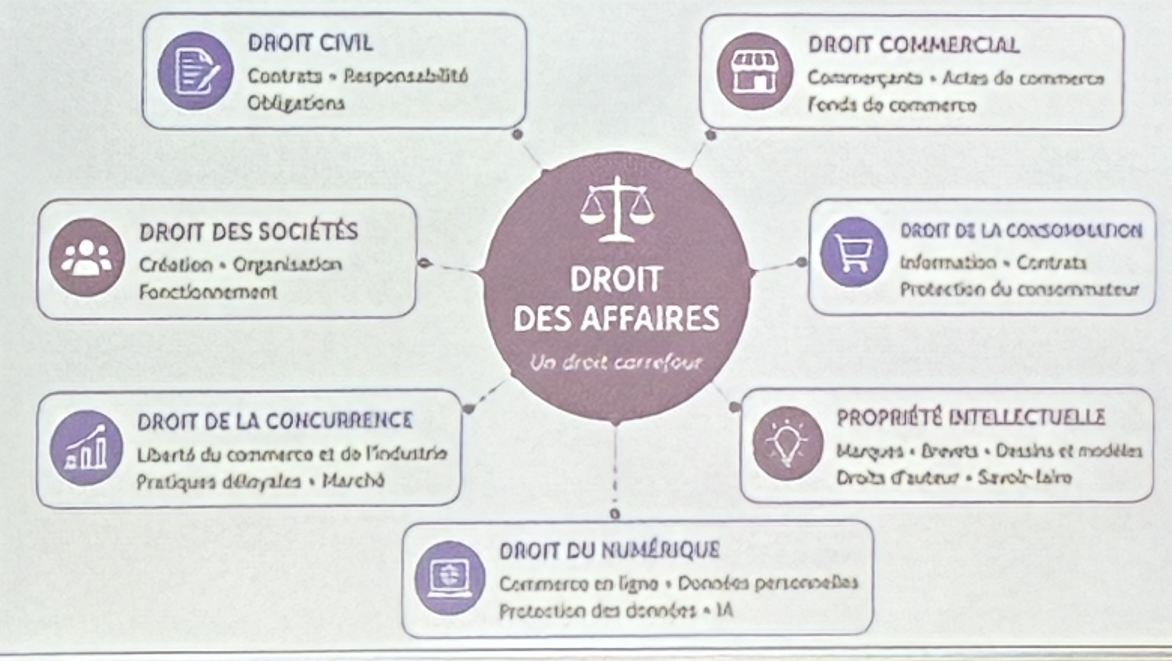
#> input picture droit-des-affaires/source/branches-droit-des-affaires.jpeg, 2343 x 1321 px (shown at 1/2 size)
$ python barre-droite-rouge.py ../../droit-des-affaires/source/branches-droit-des-affaires.jpeg ../../droit-des-affaires/source/branches-droit-des-affaires.jpeg
#> lines starting #> are read from the running program, lines starting #| are printed output that depends on the picture
# Paint the whole right bar of the U in red (it was red at the bottom and blue at the top), on every coloured logo
# of the board. Nothing else is touched. Usage: python3 -I rouge.py board.png out.png
import sys, json
import numpy as np
from PIL import Image

SRC, DST = sys.argv[1], sys.argv[2]
im = np.asarray(Image.open(SRC).convert('RGB')).astype(float)
a = im.astype(int); R, G, B = a[..., 0], a[..., 1], a[..., 2]
#> after `R, G, B = (a[..., 0], a[..., 1], a[..., 2])`:
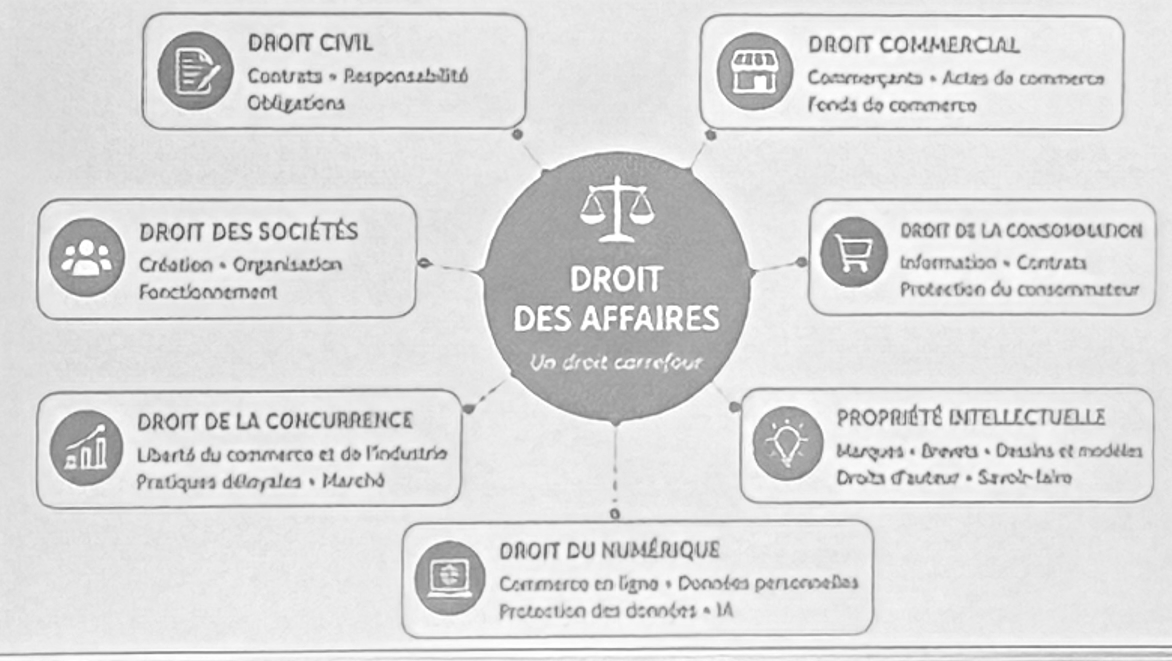
#> R: shape (1321, 2343) int64 (shown at 1/2 size); min 69, max 255, mean 219.1
#> after `R, G, B = (a[..., 0], a[..., 1], a[..., 2])`:
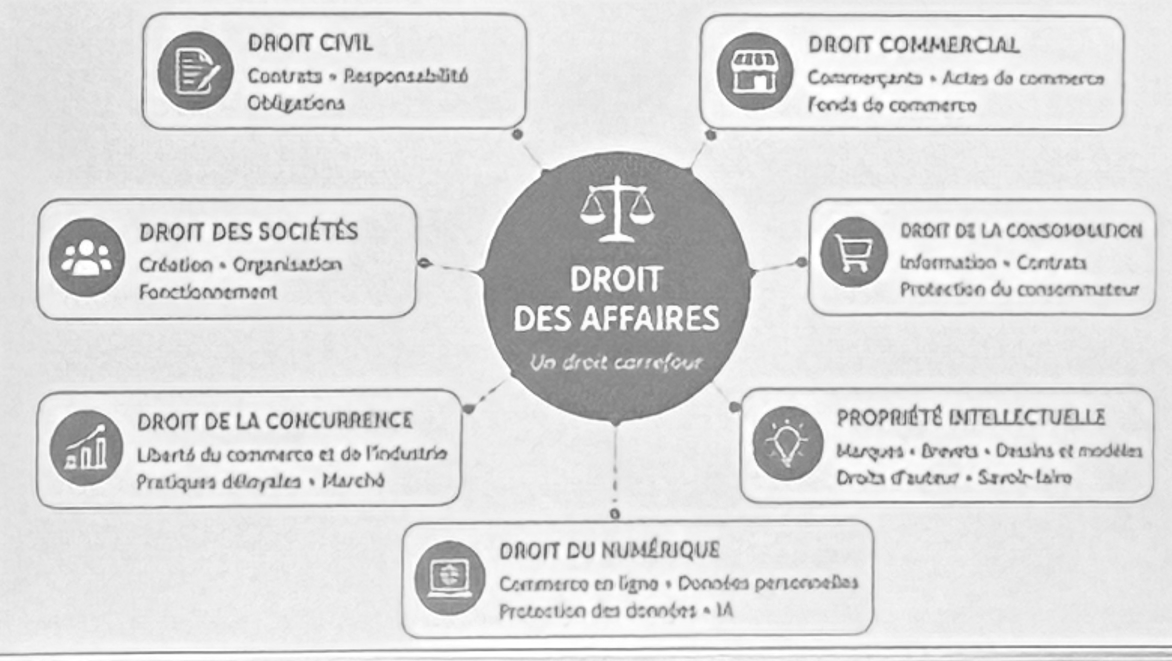
#> G: shape (1321, 2343) int64 (shown at 1/2 size); min 69, max 255, mean 219.3
red = (R > 140) & (G < 110) & (B < 120) & (R > G + 60)
#> red: shape (1321, 2343) bool; every value is 0
blue = (B > 110) & (B > R + 50) & (R < 120)
rb = red | blue
REG = {'main': (190, 200, 530, 525), 'symb': (1410, 200, 1545, 340), 'icon': (1775, 228, 1846, 305),
       'tm_complet': (1395, 775, 1488, 856), 'zone': (805, 790, 888, 875), 'tm_reduc': (1568, 810, 1640, 868),
       'tm_symb': (1727, 830, 1798, 910), 'carte': (620, 1068, 718, 1156), 'phone': (1178, 1100, 1224, 1146),
       'maillot': (318, 1092, 393, 1172), 'kakemono': (1765, 1095, 1866, 1187)}
inkness = 255 - im.min(-1)
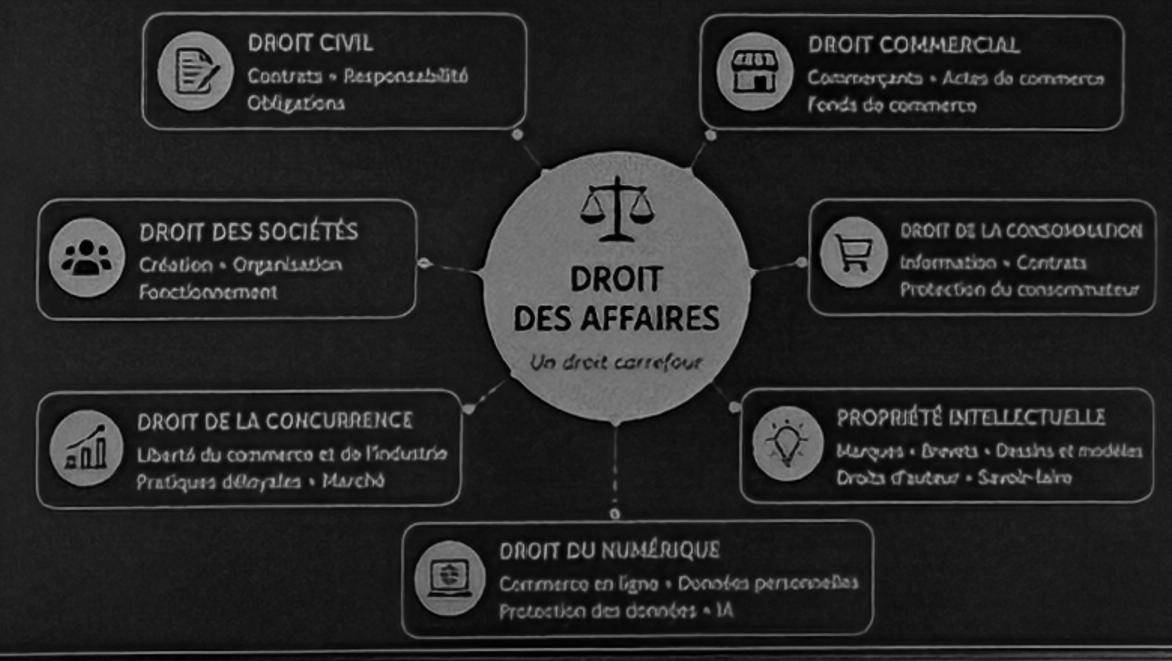
#> inkness: shape (1321, 2343) float64 (shown at 1/2 size); min 0, max 188, mean 39.3
out = im.copy(); report = {}

def runs(y, x0, x1):
    """Ink runs on row y, split at valleys between touching strokes. Returns [(start, stop)] in image x."""
    v = inkness[y, x0:x1]; res = []; x = 0; n = len(v)
    while x < n:
        if v[x] <= 40: x += 1; continue
        s = x; peak = v[x]
        while x < n and v[x] > 40:
            peak = max(peak, v[x])
            if peak > 120 and x + 1 < n and v[x] < 0.6 * peak and v[x + 1] > v[x] + 8:   # valley: next stroke begins
                break
            x += 1
        res.append((x0 + s, x0 + x)); x += 1 if x < n and v[x] <= 40 else 0
        if res and res[-1][1] == x0 + x and x < n and v[x] > 40: x += 1
    return [r for r in res if r[1] > r[0]]

def paint(y, r0, r1, col, cb):
    xs = np.arange(r0, r1); orig = a[y, xs]
    own = np.where((orig[:, 0] > orig[:, 2])[:, None], col[None, :], cb[None, :])
    al = np.clip(inkness[y, xs] / (255 - own.min(1)), 0, 1)
    inner = np.nonzero(al > 0.5)[0]
    if len(inner) > 4: al[inner[0] + 1: inner[-1]] = 1.0
    out[y, xs] = 255 * (1 - al[:, None]) + col * al[:, None]

for k, (x0, y0, x1, y1) in REG.items():
    ys, xs = np.nonzero(rb[y0:y1, x0:x1])
#> (the run stopped early here; a loop or call above may not have finished)
